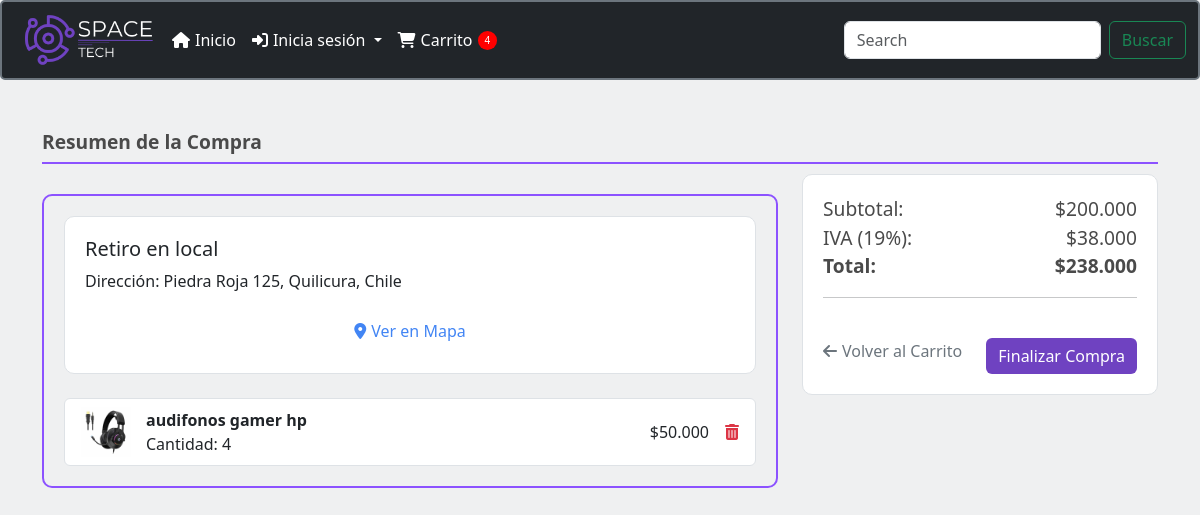
Before: /checkout/ (signed in) with the older database file.
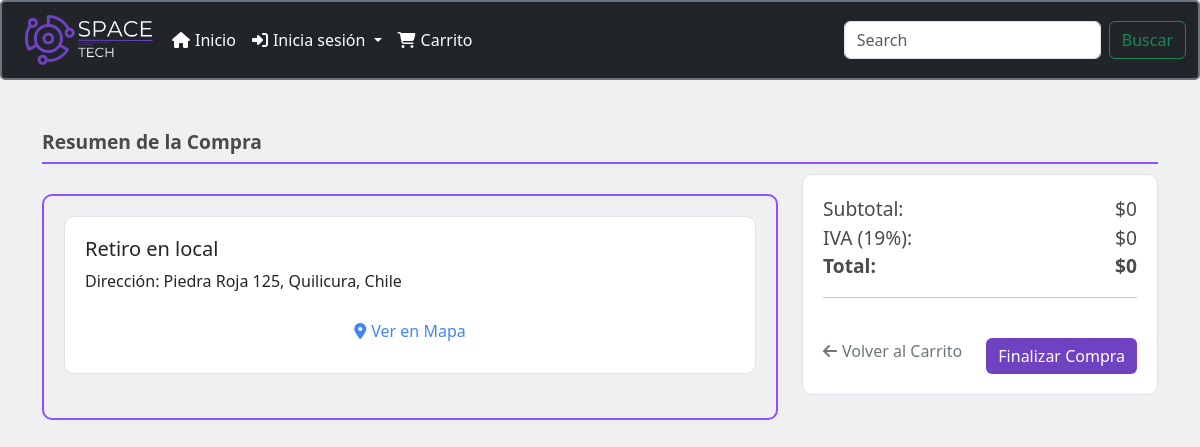
After: the same page with the newer database file.
### menu/models.py (models this page shows, shortened)
class CartItem(models.Model):
    cart = models.ForeignKey(Cart, on_delete=models.CASCADE)
    product = models.ForeignKey(Producto, on_delete=models.CASCADE)
    quantity = models.IntegerField(default=1)
    added_at = models.DateTimeField(default=timezone.now)

class Producto(models.Model):
    id_producto = models.AutoField(primary_key=True, editable=False)
    nombre_producto = models.CharField(max_length=100, verbose_name='Nombre del Producto')
    proveedor = models.ForeignKey(Proveedor, on_delete=models.CASCADE, verbose_name='Proveedor')
    stock_actual = models.IntegerField(verbose_name='Stock Actual', null=True, blank=True)
    stock_minimo = models.IntegerField(verbose_name='Stock Mínimo', null=True, blank=True)
    precio_costo = models.IntegerField(verbose_name='Precio de Costo')
    precio_venta = models.IntegerField(verbose_name='Precio de Venta', default=0)
    foto_producto = models.ImageField(upload_to='static/img/', verbose_name='Foto del Producto', null=True, blank=True)
    mostrar_en_home = models.BooleanField(default=False, verbose_name='Mostrar en Home')

### menu/views.py (the view, shortened to what this page needs)
# urls.py: path('checkout/', checkout, name='checkout'),
@login_required
def checkout(request):
    cart, created = Cart.objects.get_or_create(user=request.user)
    items = CartItem.objects.filter(cart=cart)
    subtotal = sum(item.product.precio_venta * item.quantity for item in items)
    iva = subtotal * 0.19  # Calcula el IVA del 19%
    total = subtotal + iva
    stock_error = None
    for item in items:
        if item.quantity > item.product.stock_actual:
            stock_error = f'No hay suficiente stock para {item.product.nombre_producto}. Quedan {item.product.stock_actual} unidades disponibles.'
            break
    return render(request, 'checkout.html', {
        'items': items,
        'subtotal': subtotal,
        'iva': iva,
        'total': total,
        'direccion_local': 'Av. Ejemplo 123, Ciudad, País'
    })

### menu/context_processors.py (called while the page is built)
def carrito_items_count(request):
    if request.user.is_authenticated:
        cart, created = Cart.objects.get_or_create(user=request.user)
        carrito_items_count = CartItem.objects.filter(cart=cart).aggregate(total_quantity=Sum('quantity'))['total_quantity'] or 0
    else:
        carrito_items_count = 0
    return {
        'carrito_items_count': carrito_items_count
    }

### menu/templatetags/custom_filters.py (called while the page is built)
@register.filter(name='format_price')
def format_price(value):
    return f"${value:,.0f}".replace(",", ".")

### menu/templates/checkout.html (shortened to what this page needs)
<!DOCTYPE html>
<html lang="en">
{% load static %}
{% load custom_filters %}
<head>
    <link href="https://cdnjs.cloudflare.com/ajax/libs/font-awesome/6.0.0-beta3/css/all.min.css" rel="stylesheet">
    <link href="https://cdn.jsdelivr.net/npm/bootstrap@5.3.3/dist/css/bootstrap.min.css" rel="stylesheet">
</head>
<body style="background-color: #eff0f1;">
    {% include "plantilla/menu.html" %}
    <div class="container mt-5">
        <div class="title-border">Resumen de la Compra</div>
        <div class="row">
            <div class="col-lg-8">
                <div class="border-purple">
                    <div class="summary-card mb-4">
                        <h5>Retiro en local</h5>
                        <p>Dirección: Piedra Roja 125, Quilicura, Chile</p>
                        <a href="#" id="show-map" class="link-maps">
                            <i class="fas fa-map-marker-alt"></i> Ver en Mapa
                        </a>
                    </div>
                    <ul class="list-group">
                        {% for item in items %}
                        <li class="list-group-item d-flex justify-content-between align-items-center">
                            <img src="{{ item.product.foto_producto.url }}" alt="{{ item.product.nombre_producto }}" class="product-img">
                            <div class="product-details">
                                <div class="product-name">{{ item.product.nombre_producto }}</div>
                                <div>Cantidad: {{ item.quantity }}</div>
                            </div>
                            <div class="d-flex align-items-center">
                                <span class="me-3">{{ item.product.precio_venta|format_price }}</span>
                                <a href="{% url 'remove_from_cart' item.id %}" class="text-danger">
                                    <i class="fas fa-trash-alt"></i>
                                </a>
                            </div>
                        </li>
                        {% endfor %}
                    </ul>
                </div>
            </div>
            <div class="col-lg-4">
                <div class="summary-card">
                    <div class="summary-item">
                        <span>Subtotal:</span>
                        <span>{{ subtotal|format_price }}</span>
                    </div>
                    <div class="summary-item">
                        <span>IVA (19%):</span>
                        <span>{{ iva|format_price }}</span>
                    </div>
                    <div class="total">
                        <span>Total:</span>
                        <span>{{ total|format_price }}</span>
                    </div>
                    <hr>
                    <div class="btn-container">
                        <a href="#" class="back-link" onclick="window.history.back()">
                            <i class="fas fa-arrow-left"></i> Volver al Carrito
                        </a>
                        <form method="post">
                            <button type="submit" class="btn btn-primary btn-comprar">Finalizar Compra</button>
                        </form>
                    </div>
                </div>
            </div>
        </div>
    </div>
</body>
</html>

Changed rows visible on the page:
removed CartItem: product.foto_producto (picture), product.nombre_producto "audifonos gamer hp", quantity "4", product.precio_venta "$50.000"
Other visible differences:
{{ subtotal|format_price }}: "$200.000" → "$0"
{{ iva|format_price }}: "$38.000" → "$0"
{{ total|format_price }}: "$238.000" → "$0"
{{ carrito_items_count }}: "4" → (not shown)
